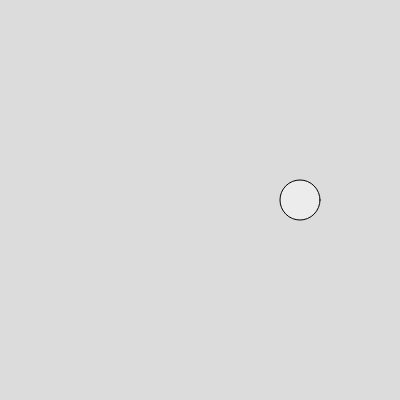
Frame 1 (no input)
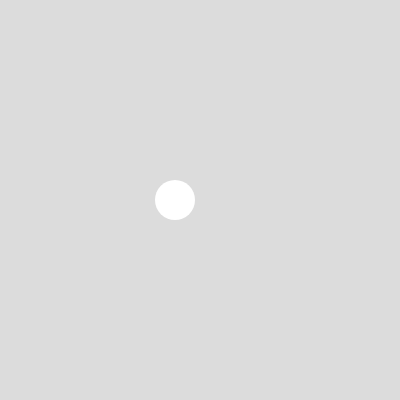
Frame 60 (no input)
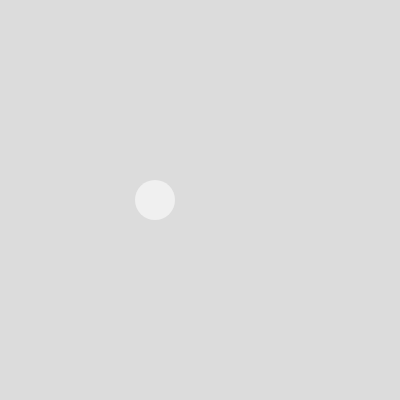
Frame 120 (the mouse pressed at the canvas centre since frame 60)

The p5.js sketch that drew these frames (run headless with seeded random() and noise() and a simulated clock; from frame 60 on, the mouse is pressed at the canvas centre):

// p5.js sketch
// ── sketch.js
//ICM WK3-5

let x = 300;
let xSpeed = 5;

let colorSpeed=0.009;
// let colorSpeed=0.09;

let r = 20;

function setup() {
  createCanvas(400, 400);
}

function draw() {
  background(220);
  colorChange = (sin(frameCount*colorSpeed + 1)  * 128 + 128);
  // colorChange = (sin(frameCount*colorSpeed + 1)  / 0.5 * 255);
  // colorChange = (sin(frameCount*colorSpeed + 1) * 255);
  fill(colorChange);
  ellipse(x, 200, 40, 40);
  noStroke();
  x += xSpeed;

  // Do this if EITHER condition is true
  if (x > width - r || x < r) {
    xSpeed = -xSpeed;
  }
  
  
  
}
